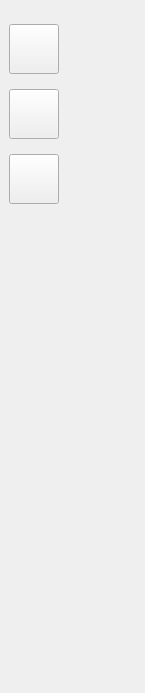
<?xml version="1.0" encoding="UTF-8"?>
<ui version="4.0">
 <class>toolsBar</class>
 <widget class="QWidget" name="toolsBar">
  <property name="geometry">
   <rect>
    <x>0</x>
    <y>0</y>
    <width>145</width>
    <height>693</height>
   </rect>
  </property>
  <property name="sizePolicy">
   <sizepolicy hsizetype="Expanding" vsizetype="Expanding">
    <horstretch>0</horstretch>
    <verstretch>0</verstretch>
   </sizepolicy>
  </property>
  <property name="windowTitle">
   <string>Form</string>
  </property>
  <property name="styleSheet">
   <string notr="true"/>
  </property>
  <layout class="QVBoxLayout" name="verticalLayout_2" stretch="1,2">
   <property name="spacing">
    <number>0</number>
   </property>
   <property name="leftMargin">
    <number>0</number>
   </property>
   <property name="topMargin">
    <number>0</number>
   </property>
   <property name="rightMargin">
    <number>0</number>
   </property>
   <property name="bottomMargin">
    <number>0</number>
   </property>
   <item>
    <widget class="QWidget" name="widget" native="true">
     <widget class="QWidget" name="">
      <property name="geometry">
       <rect>
        <x>9</x>
        <y>24</y>
        <width>52</width>
        <height>182</height>
       </rect>
      </property>
      <layout class="QVBoxLayout" name="verticalLayout">
       <property name="spacing">
        <number>15</number>
       </property>
       <item>
        <widget class="QPushButton" name="pushButton">
         <property name="sizePolicy">
          <sizepolicy hsizetype="Fixed" vsizetype="Fixed">
           <horstretch>0</horstretch>
           <verstretch>0</verstretch>
          </sizepolicy>
         </property>
         <property name="minimumSize">
          <size>
           <width>50</width>
           <height>50</height>
          </size>
         </property>
         <property name="maximumSize">
          <size>
           <width>50</width>
           <height>50</height>
          </size>
         </property>
         <property name="text">
          <string/>
         </property>
         <property name="icon">
          <iconset resource="../../../resource/res.qrc">
           <normaloff>:/image/123.png</normaloff>:/image/123.png</iconset>
         </property>
         <property name="iconSize">
          <size>
           <width>50</width>
           <height>50</height>
          </size>
         </property>
        </widget>
       </item>
       <item>
        <widget class="QPushButton" name="chatBtn">
         <property name="sizePolicy">
          <sizepolicy hsizetype="Fixed" vsizetype="Fixed">
           <horstretch>0</horstretch>
           <verstretch>0</verstretch>
          </sizepolicy>
         </property>
         <property name="minimumSize">
          <size>
           <width>50</width>
           <height>50</height>
          </size>
         </property>
         <property name="maximumSize">
          <size>
           <width>50</width>
           <height>50</height>
          </size>
         </property>
         <property name="autoFillBackground">
          <bool>true</bool>
         </property>
         <property name="styleSheet">
          <string notr="true"/>
         </property>
         <property name="text">
          <string/>
         </property>
         <property name="icon">
          <iconset resource="../../../resource/res.qrc">
           <normaloff>:/image/chatLogo.png</normaloff>:/image/chatLogo.png</iconset>
         </property>
         <property name="iconSize">
          <size>
           <width>50</width>
           <height>50</height>
          </size>
         </property>
        </widget>
       </item>
       <item>
        <widget class="QPushButton" name="contactBtn">
         <property name="sizePolicy">
          <sizepolicy hsizetype="Fixed" vsizetype="Fixed">
           <horstretch>0</horstretch>
           <verstretch>0</verstretch>
          </sizepolicy>
         </property>
         <property name="minimumSize">
          <size>
           <width>50</width>
           <height>50</height>
          </size>
         </property>
         <property name="maximumSize">
          <size>
           <width>50</width>
           <height>50</height>
          </size>
         </property>
         <property name="autoFillBackground">
          <bool>true</bool>
         </property>
         <property name="styleSheet">
          <string notr="true"/>
         </property>
         <property name="text">
          <string/>
         </property>
         <property name="icon">
          <iconset resource="../../../resource/res.qrc">
           <normaloff>:/image/contactLogo.png</normaloff>:/image/contactLogo.png</iconset>
         </property>
         <property name="iconSize">
          <size>
           <width>50</width>
           <height>50</height>
          </size>
         </property>
        </widget>
       </item>
      </layout>
     </widget>
    </widget>
   </item>
   <item>
    <widget class="QWidget" name="widget_2" native="true"/>
   </item>
  </layout>
 </widget>
 <resources>
  <include location="../../../resource/res.qrc"/>
 </resources>
 <connections/>
</ui>
